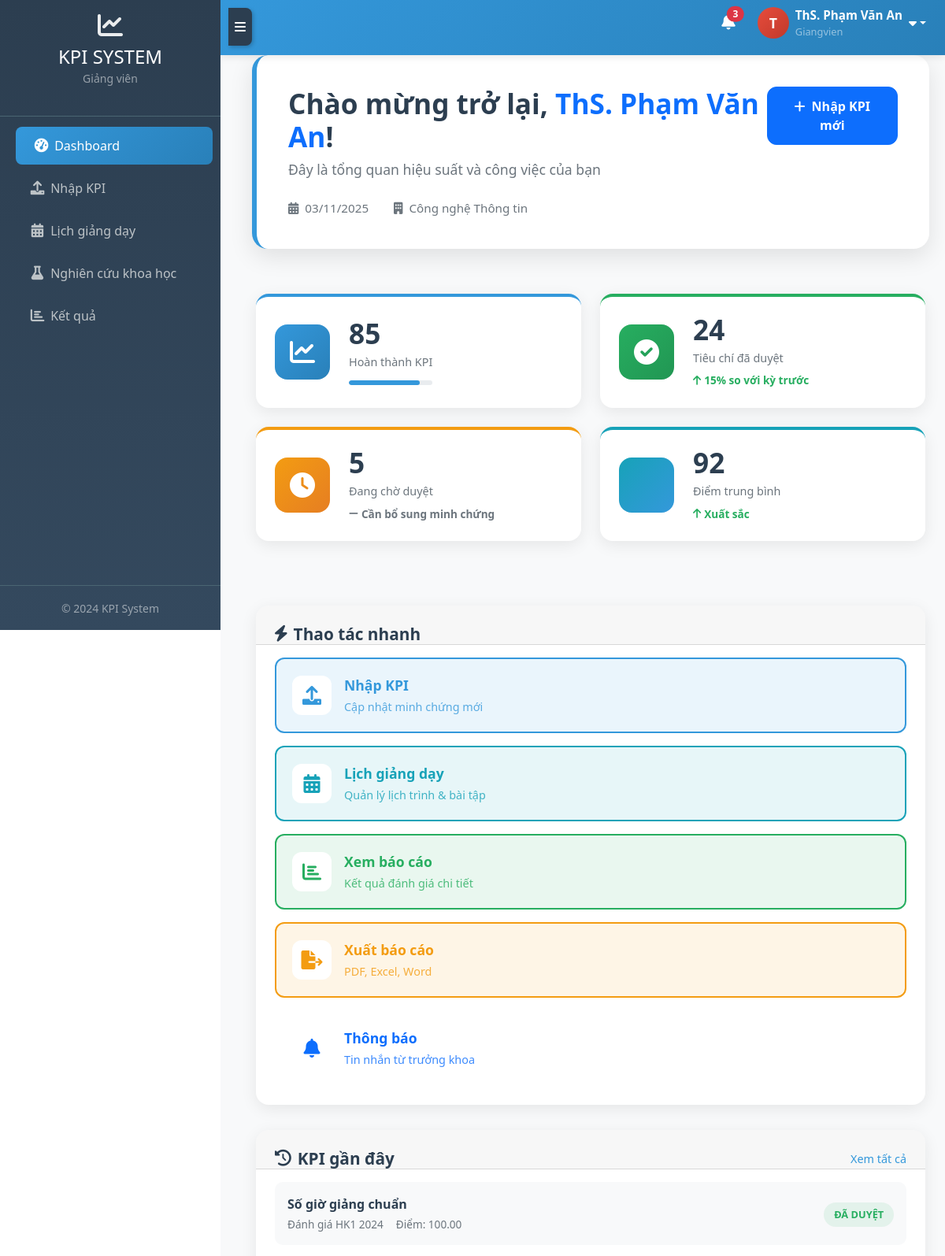
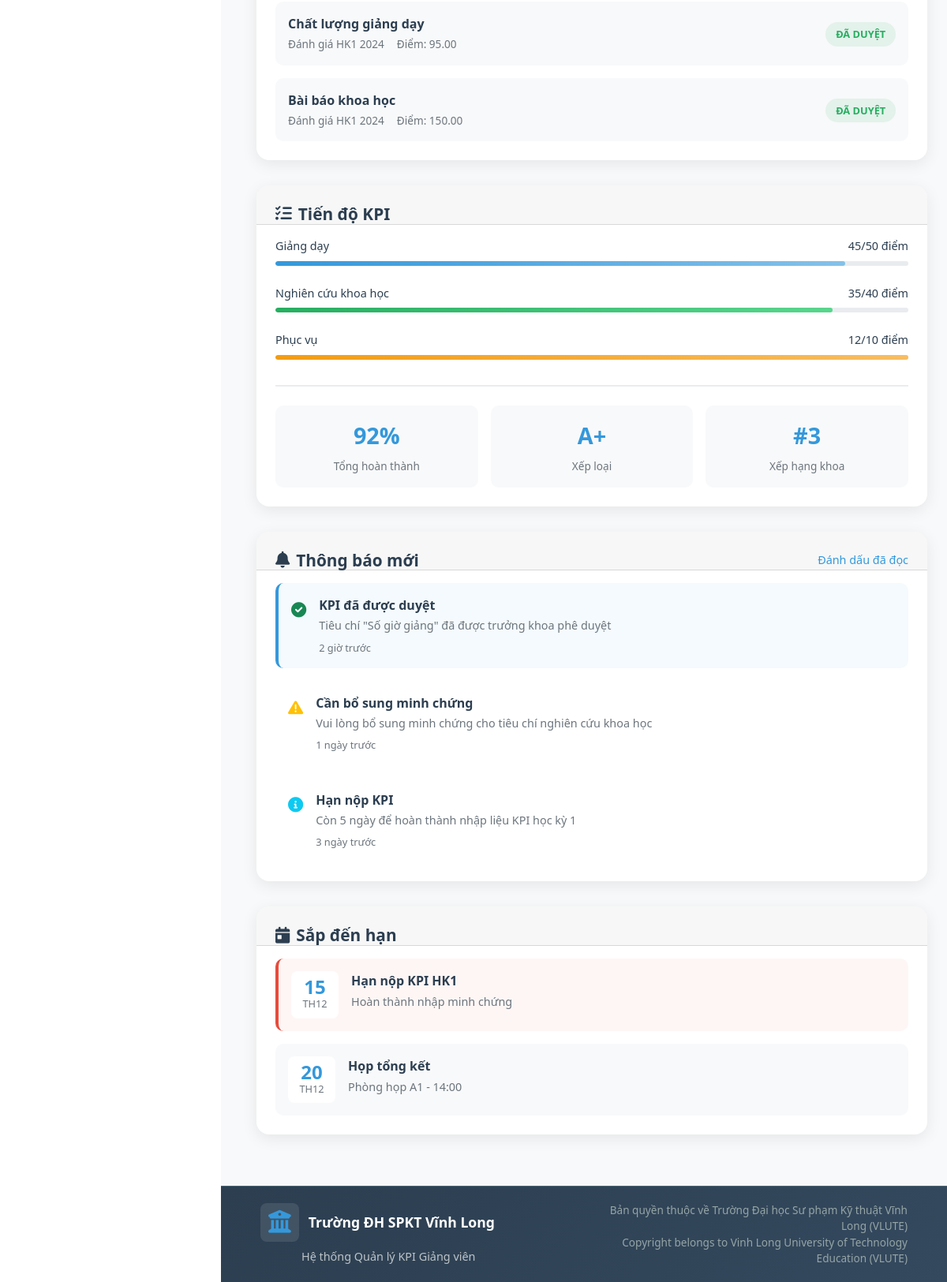
Page /giangvien/index.php (signed in) on the committed database (2 pictures, top to bottom).
### tables this page shows
CREATE TABLE `departments` (
  `id` int(11) NOT NULL,
  `department_code` varchar(20) NOT NULL,
  `department_name` varchar(255) NOT NULL,
  `description` text DEFAULT NULL,
  `is_active` tinyint(1) DEFAULT 1,
  `created_at` timestamp NOT NULL DEFAULT current_timestamp(),
  `updated_at` timestamp NOT NULL DEFAULT current_timestamp() ON UPDATE current_timestamp()
);

CREATE TABLE `lecturer_kpi_data` (
  `id` int(11) NOT NULL,
  `user_id` int(11) NOT NULL,
  `kpi_indicator_id` int(11) NOT NULL,
  `evaluation_cycle_id` int(11) NOT NULL,
  `actual_value` decimal(15,4) DEFAULT NULL,
  `evidence_description` text DEFAULT NULL,
  `evidence_file_url` varchar(500) DEFAULT NULL,
  `auto_calculated_score` decimal(10,2) DEFAULT NULL,
  `final_score` decimal(10,2) DEFAULT NULL,
  `status` enum('draft','pending','approved','rejected','adjusted') DEFAULT 'draft',
  `submitted_at` timestamp NULL DEFAULT NULL,
  `approved_by` int(11) DEFAULT NULL,
  `approved_at` timestamp NULL DEFAULT NULL,
  `rejection_reason` text DEFAULT NULL,
  `notes` text DEFAULT NULL,
  `created_at` timestamp NOT NULL DEFAULT current_timestamp(),
  `updated_at` timestamp NOT NULL DEFAULT current_timestamp() ON UPDATE current_timestamp()
);

CREATE TABLE `kpi_indicators` (
  `id` int(11) NOT NULL,
  `indicator_code` varchar(50) NOT NULL,
  `indicator_name` varchar(500) NOT NULL,
  `description` text DEFAULT NULL,
  `kpi_group_id` int(11) NOT NULL,
  `measurement_unit` varchar(100) DEFAULT NULL,
  `target_value` decimal(10,2) DEFAULT NULL,
  `max_score` decimal(10,2) DEFAULT 100.00,
  `weight` float DEFAULT 1,
  `calculation_method` enum('auto','manual','formula') DEFAULT 'auto',
  `calculation_formula` text DEFAULT NULL,
  `is_required` tinyint(1) DEFAULT 0,
  `is_active` tinyint(1) DEFAULT 1,
  `created_at` timestamp NOT NULL DEFAULT current_timestamp()
);

CREATE TABLE `evaluation_cycles` (
  `id` int(11) NOT NULL,
  `cycle_name` varchar(255) NOT NULL,
  `academic_year` varchar(20) NOT NULL,
  `semester` int(11) DEFAULT NULL,
  `start_date` date NOT NULL,
  `end_date` date NOT NULL,
  `submission_deadline` date NOT NULL,
  `approval_deadline` date DEFAULT NULL,
  `status` enum('draft','active','closed','archived') DEFAULT 'draft',
  `created_by` int(11) NOT NULL,
  `created_at` timestamp NOT NULL DEFAULT current_timestamp(),
  `updated_at` timestamp NOT NULL DEFAULT current_timestamp() ON UPDATE current_timestamp()
);

### giangvien/index.php (the view, shortened to what the rows shown need)
<?php
require_once '../includes/config.php';
?>
<!DOCTYPE html>
<html lang="vi">
<head>
    <link href="https://cdn.jsdelivr.net/npm/bootstrap@5.1.3/dist/css/bootstrap.min.css" rel="stylesheet">
    <link href="https://cdnjs.cloudflare.com/ajax/libs/font-awesome/6.0.0/css/all.min.css" rel="stylesheet">
    <link href="../css/dashboard.css" rel="stylesheet">
    <link href="../css/giangvien.css" rel="stylesheet">
</head>
<body>
    <?php include '../includes/header.php'; ?>
    <?php include '../includes/sidebar.php'; ?>
    <div class="dashboard-container">
        <div class="welcome-section">
            <div class="welcome-content">
                <h1 class="welcome-title">Chào mừng trở lại, <span class="text-primary"><?php echo $_SESSION['full_name']; ?></span>!</h1>
                <div class="welcome-meta">
                    <span class="meta-item">
                        <i class="fas fa-calendar-alt me-2"></i>
                        <?php echo date('d/m/Y'); ?>
                    </span>
                    <span class="meta-item">
                        <i class="fas fa-building me-2"></i>
                        <?php
                        $stmt = $pdo->prepare("SELECT department_name FROM departments WHERE id = ?");
                        $stmt->execute([$_SESSION['department_id']]);
                        $department = $stmt->fetch();
                        echo $department ? $department['department_name'] : 'Chưa phân khoa';
                        ?>
                    </span>
                </div>
            </div>
        </div>
        <div class="content-grid">
            <div class="content-column">
                <div class="dashboard-card">
                    <div class="card-body">
                        <div class="kpi-list">
                            <?php
                            $stmt = $pdo->prepare("
                                SELECT lkd.*, ki.indicator_name, ec.cycle_name
                                FROM lecturer_kpi_data lkd
                                JOIN kpi_indicators ki ON lkd.kpi_indicator_id = ki.id
                                JOIN evaluation_cycles ec ON lkd.evaluation_cycle_id = ec.id
                                WHERE lkd.user_id = ?
                                ORDER BY lkd.created_at DESC
                                LIMIT 5
                            ");
                            $stmt->execute([$_SESSION['user_id']]);
                            $recent_kpis = $stmt->fetchAll();
                            if (empty($recent_kpis)) {
                                echo '<div class="empty-state">';
                                echo '<i class="fas fa-inbox fa-3x mb-3 text-muted"></i>';
                                echo '<p>Chưa có KPI nào được nhập</p>';
                                echo '<a href="kpi_submission.php" class="btn btn-primary">Bắt đầu nhập KPI</a>';
                                echo '</div>';
                            } else {
                                foreach ($recent_kpis as $kpi) {
                                    $status_class = '';
                                    switch ($kpi['status']) {
                                        case 'approved': $status_class = 'status-approved'; break;
                                    }
                                    ?>
                                    <div class="kpi-item">
                                        <div class="kpi-info">
                                            <div class="kpi-name"><?php echo htmlspecialchars($kpi['indicator_name']); ?></div>
                                            <div class="kpi-meta">
                                                <span class="cycle"><?php echo htmlspecialchars($kpi['cycle_name']); ?></span>
                                                <span class="score">Điểm: <?php echo $kpi['final_score'] ?: $kpi['auto_calculated_score']; ?></span>
                                            </div>
                                        </div>
                                        <div class="kpi-status">
                                            <span class="status-badge <?php echo $status_class; ?>">
                                                <?php
                                                $status_text = [
                                                    'draft' => 'Nháp',
                                                    'pending' => 'Chờ duyệt',
                                                    'approved' => 'Đã duyệt',
                                                    'rejected' => 'Từ chối'
                                                ];
                                                echo $status_text[$kpi['status']];
                                                ?>
                                            </span>
                                        </div>
                                    </div>
                                    <?php
                                }
                            }
                            ?>
                        </div>
                    </div>
                </div>
            </div>
        </div>
         <?php include '../includes/footer.php'; ?>
</div>
    </body>
    </html>

### rows in the picture
departments: department_name "Công nghệ Thông tin"
lecturer_kpi_data: kpi_indicator.indicator_name "Số giờ giảng chuẩn", evaluation_cycle.cycle_name "Đánh giá HK1 2024", final_score "100.00", status "ĐÃ DUYỆT"
lecturer_kpi_data: kpi_indicator.indicator_name "Chất lượng giảng dạy", evaluation_cycle.cycle_name "Đánh giá HK1 2024", final_score "95.00", status "ĐÃ DUYỆT"
lecturer_kpi_data: kpi_indicator.indicator_name "Bài báo khoa học", evaluation_cycle.cycle_name "Đánh giá HK1 2024", final_score "150.00", status "ĐÃ DUYỆT"

### other values in the picture
$firstLetter "T"
$_SESSION['full_name'] "ThS. Phạm Văn An"
$role "Giangvien"
